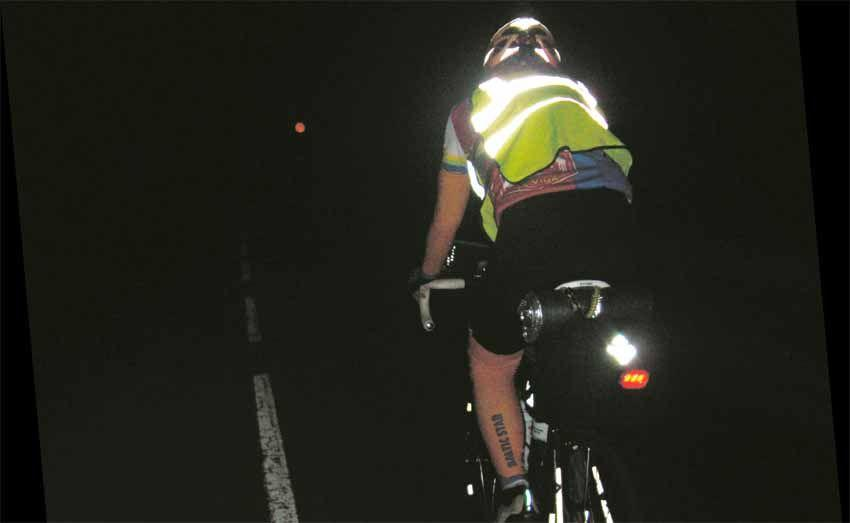
#> input picture Dataset_Prueba/Ciclistas solos/NocturnosJPEG/Nocturnos (1).jpeg, 850 x 523 px
$ python -i hough_features.py   (imports and definitions only)
#> lines starting #> are read from the running program, lines starting #| are printed output that depends on the picture; after the words box and inside, x2 and y2 are one past the last pixel; in counts of white or black regions, pixels touching at a corner belong together
#> further down, picture is the input picture: shape (523, 850, 3); mean B, G, R 27.8, 35.1, 35
"""
Author: Luis Miguel Gómez Meneses
Email: luisgomez251811@correo.itm.edu.co
Date: 12/06/2024
Version: 1.0

Description:
This file contains functions to calculate features using the Hough Transform.

Dependencies:
- numpy (version: 1.25.2)
- cv2 (version: 4.8.0)
- skimage (version: 0.19.3)

Usage:
Example of how to use the functions in this file:
>>> import cv2
>>> from hough_features import calculate_hough_features
>>> image = cv2.imread('path/to/image.jpeg')
>>> avg_angle, avg_dist = calculate_hough_features(image)


Additional Information:
- Make sure to have the dependencies installed before running the code.
- The file is optimized for images in JPEG format.
"""

import numpy as np
import cv2
from skimage.transform import hough_line, hough_line_peaks

def calculate_hough_features(image):
    """
    Calculate average angle and distance features of an image using Hough Transform.

    Parameters:
    image (numpy.ndarray): Input image in BGR format.

    Returns:
    tuple: A tuple containing the average angle and average distance.
    """
    gray = cv2.cvtColor(image, cv2.COLOR_BGR2GRAY)
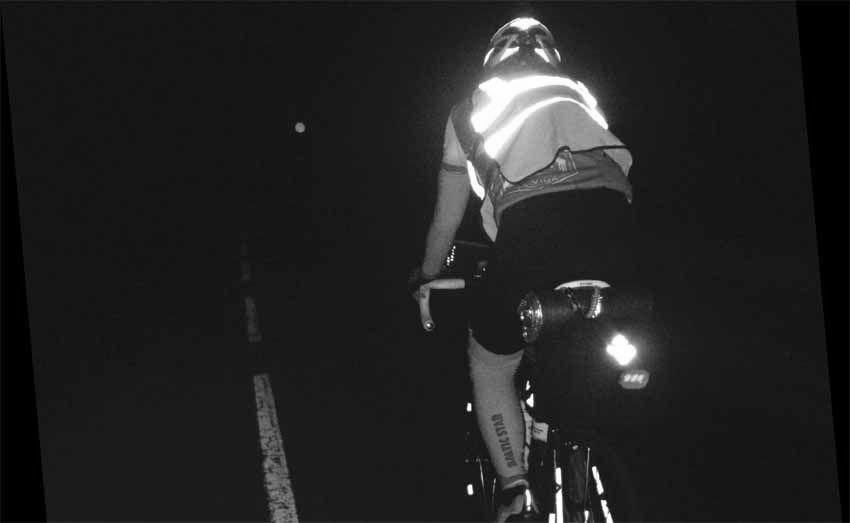
#> gray: shape (523, 850); min 0, max 255, mean 34.2
    edges = cv2.Canny(gray, 50, 150, apertureSize=3)
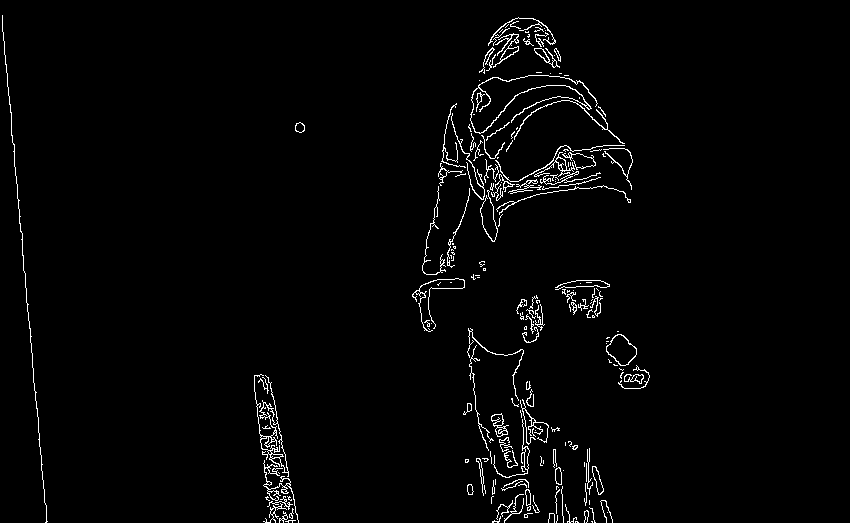
#> edges: shape (523, 850); 2.1% white in thin lines or dots, all inside (x1, y1, x2, y2) = (2, 15, 650, 523)
    h, theta, d = hough_line(edges)
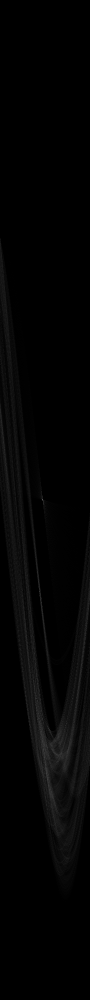
#> h: shape (1999, 180) uint64 (shown at 1/2 size); min 0, max 307, mean 4.6; drawn with min black and max white
#> theta = 180 values from -1.57 to 1.55; d = 1999 values from -999 to 999
    _, angles, dists = hough_line_peaks(h, theta, d)
#> angles = [-0.0873]; dists = [0]
    avg_angle = np.mean(angles)
#> avg_angle = -0.0873
    avg_dist = np.mean(dists)
#> avg_dist = 0
    return avg_angle, avg_dist

>>> import cv2
>>> picture = cv2.imread('../../Dataset_Prueba/Ciclistas solos/NocturnosJPEG/Nocturnos (1).jpeg')
>>> result = calculate_hough_features(picture)
#> result = (-0.0873, 0)

$ run again, on Dataset_Prueba/Ciclistas solos/NocturnosJPEG/Nocturnos (10).jpeg
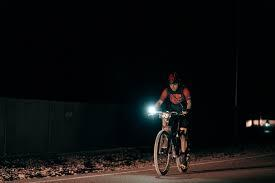
#> input picture Dataset_Prueba/Ciclistas solos/NocturnosJPEG/Nocturnos (10).jpeg, 275 x 183 px
#> picture is the input picture: shape (183, 275, 3); mean B, G, R 16.2, 16.1, 16.7
#> in calculate_hough_features, `edges = cv2.Canny(gray, 50, 150, apertureSize=3)`:
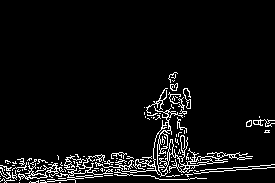
#> edges: shape (183, 275); 5.8% white in thin lines or dots, all inside (x1, y1, x2, y2) = (0, 72, 275, 183)
#> in calculate_hough_features, `h, theta, d = hough_line(edges)`:
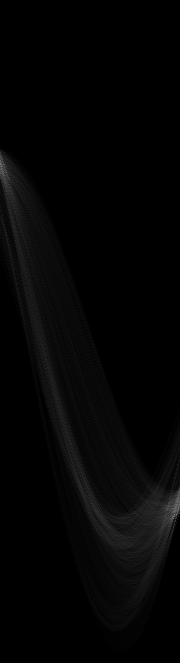
#> h: shape (663, 180) uint64; min 0, max 120, mean 4.4
#> theta = 180 values from -1.57 to 1.55; d = 663 values from -331 to 331
#> angles = [1.45, -1.57]; dists = [185, -168]
#> avg_angle = -0.0611
#> avg_dist = 8.5
#> result = (-0.0611, 8.5)

$ run again, on Dataset_Prueba/Ciclistas solos/NocturnosJPEG/Nocturnos (11).jpeg
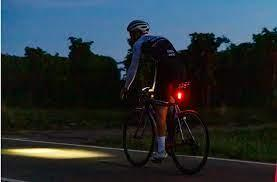
#> input picture Dataset_Prueba/Ciclistas solos/NocturnosJPEG/Nocturnos (11).jpeg, 277 x 182 px
#> picture is the input picture: shape (182, 277, 3); mean B, G, R 54.7, 48.7, 39.1
#> in calculate_hough_features, `edges = cv2.Canny(gray, 50, 150, apertureSize=3)`:
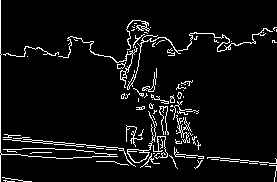
#> edges: shape (182, 277); 6.1% white in thin lines or dots
#> in calculate_hough_features, `h, theta, d = hough_line(edges)`:
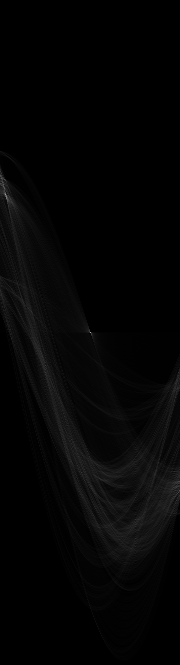
#> h: shape (665, 180) uint64; min 0, max 179, mean 4.6
#> theta = 180 values from -1.57 to 1.55; d = 665 values from -332 to 332
#> angles = [0, -1.48, -1.55]; dists = [0, -138, -154]
#> avg_angle = -1.01
#> avg_dist = -97.33
#> result = (-1.01, -97.33)

$ run again, on Dataset_Prueba/Ciclistas solos/NocturnosJPEG/Nocturnos (12).jpeg
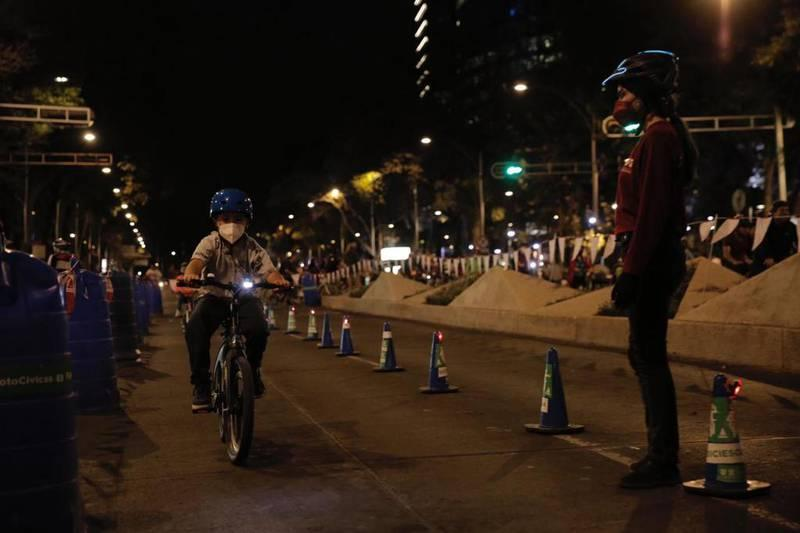
#> input picture Dataset_Prueba/Ciclistas solos/NocturnosJPEG/Nocturnos (12).jpeg, 800 x 533 px
#> picture is the input picture: shape (533, 800, 3); mean B, G, R 19.6, 28.9, 40.9
#> in calculate_hough_features, `edges = cv2.Canny(gray, 50, 150, apertureSize=3)`:
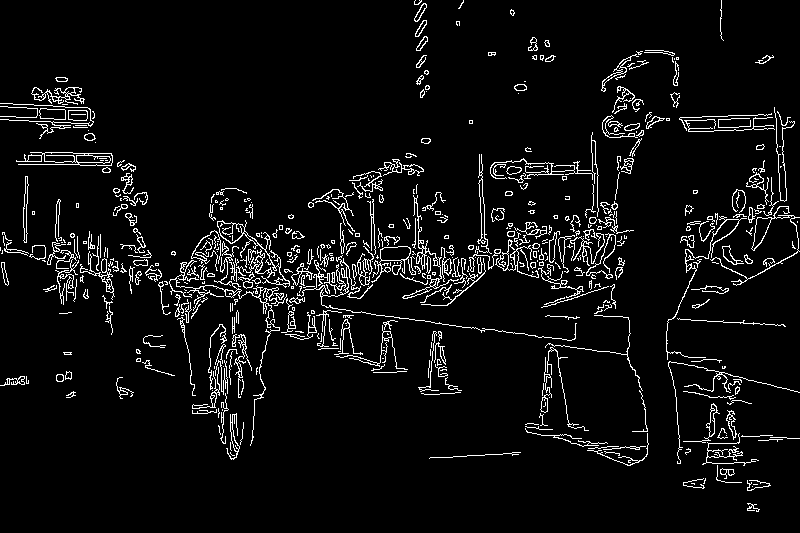
#> edges: shape (533, 800); 5.6% white in thin lines or dots
#> in calculate_hough_features, `h, theta, d = hough_line(edges)`:
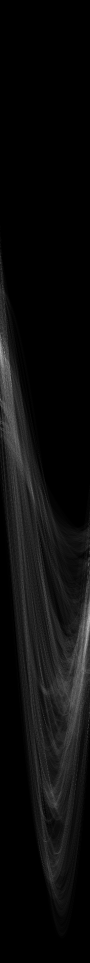
#> h: shape (1925, 180) uint64 (shown at 1/2 size); min 0, max 203, mean 12.4
#> theta = 180 values from -1.57 to 1.55; d = 1925 values from -962 to 962
#> angles = 33 values, max 1.55 at index 1, min -1.55 at index 6, mean -0.00529; dists = 33 values, max 523 at index 27, min -283 at index 5, mean 107.1
#> avg_angle = -0.00529
#> avg_dist = 107.1
#> result = (-0.00529, 107.1)
